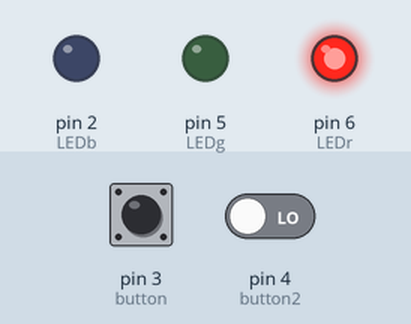
Recording of a sketch running on a simulated Arduino Uno, built with avr-gcc and run on an emulated ATmega328P. On the bench: output pins drawn as LEDs (lit = HIGH). Inputs (shaded band) come from the test bench; at power-on: pin 4 (button2) LOW, pin 3 (button) LOW.

Above: at 8.8 s.
8.9 s: pin 4 (button2) driven HIGH
At 12.7 s:
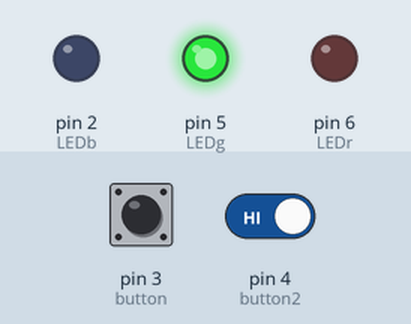
18.1 s: pin 3 (button) pulled HIGH for 3 s
At 18.6 s:
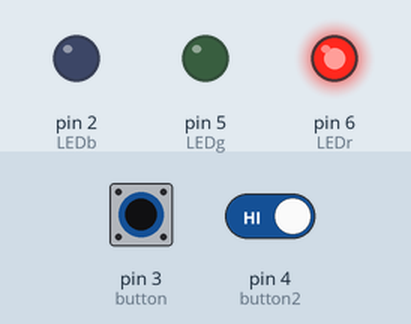
22.9 s: pin 4 (button2) driven LOW
At 31.3 s:
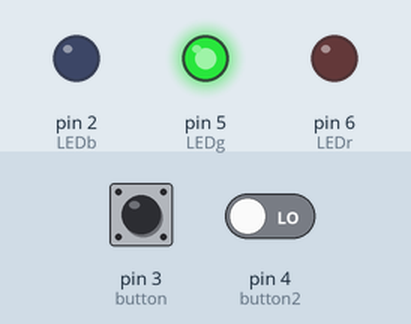
Timing chart, 0 to 42.6 s (numbered marks = the images above; inputs shaded):
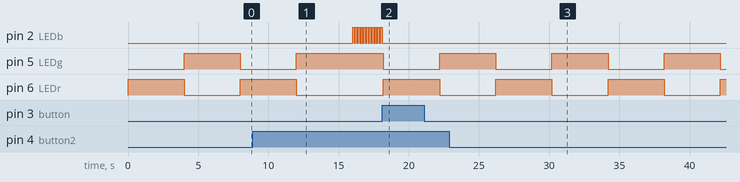

The sketch:

ArdunioLight.ino
```cpp
const int button = 3;       // the Grove port No. you attached a button to
const int button2=4;
const int LEDb=2;
const int LEDg=5;       // the Grove port No. you attached an LED to
const int LEDr=6;

int btn = LOW; //read the status of the button
int btn2 = LOW;
int loopCount = 80;

void setup()
{
    pinMode(button2,INPUT);
    pinMode(button, INPUT); //set button as an INPUT device
    pinMode(LEDb, OUTPUT);   //set LED as an OUTPUT device
    pinMode(LEDg,OUTPUT);
    pinMode(LEDr,OUTPUT);
}
void loop()
{
    btn2 = digitalRead(button2);
    btn = digitalRead(button);
    btn = LOW;
    digitalWrite(LEDg,LOW);
    digitalWrite(LEDr,HIGH);
    delay(4000);
    digitalWrite(LEDr,LOW);
    digitalWrite(LEDg,HIGH);
    delay(4000);
     btn2 = digitalRead(button2);
    if(btn2==HIGH){
      while(btn==LOW){

        flashes();
        if(loopCount ==0){
          loopCount = 80;
          btn2 = digitalRead(button2);
          btn = digitalRead(button);
          loop();

        }
      }
    }
}
void flashes(){
  btn = digitalRead(button);
        digitalWrite(LEDb,HIGH);
        delay(100);
        btn = digitalRead(button);
        digitalWrite(LEDb,LOW);
        delay(100);
        loopCount--;
        btn = digitalRead(button);
}
```

Measured:
- after the input at 8.9 s, pin 2 (LEDb): alternates HIGH for 0.10 s and LOW for 0.10 s, starting after 7.1 s; pin 5 (LEDg): goes on until 12.0 s, then stays HIGH; pin 6 (LEDr): goes on until 12.0 s, then stays LOW
- after the input at 18.1 s, pin 2 (LEDb): goes on until 18.1 s, then stays LOW; pin 5 (LEDg): HIGH → LOW after 0.10 s, → HIGH 4.0 s later; pin 6 (LEDr): LOW → HIGH after 0.10 s, → LOW 4.0 s later
- after the input at 22.9 s, pin 2 (LEDb): stops changing and stays LOW
